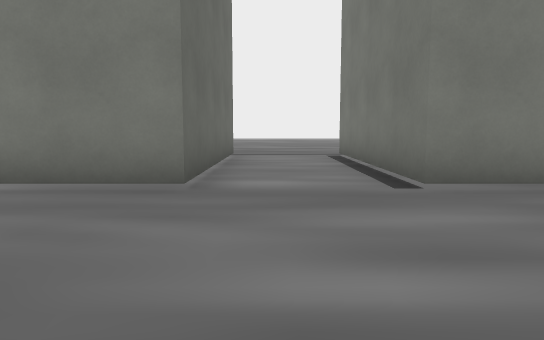
[1] (above)

17 first-person views from a walk through a level from a Godot 3-D game. The camera is 1.3 m above the floor, tilts 6° down and sees 70° across. The floor is counted in squares, 2 m on a side. Each view is taken from the middle of a square. On the plan, view 1 faces up. The plan holds only what a view shows up to about 11 squares ahead; the rest is blank. The place goes on beyond the plan. Some surface patterns are stand-ins.

[2]
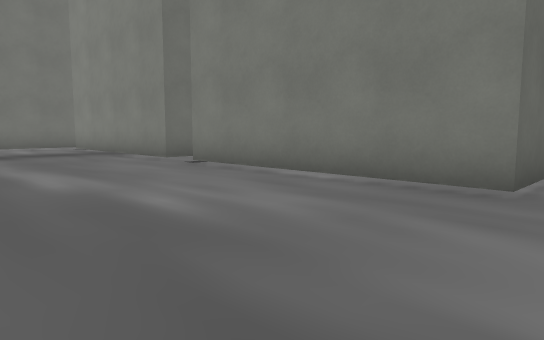

[3]
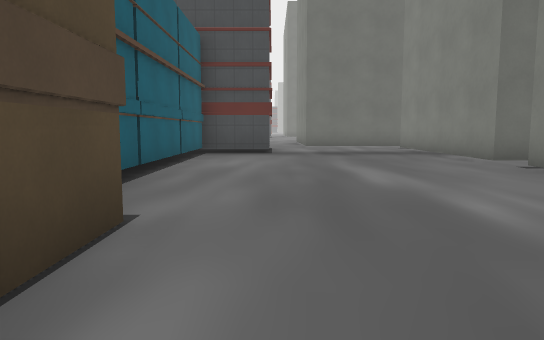

[4]
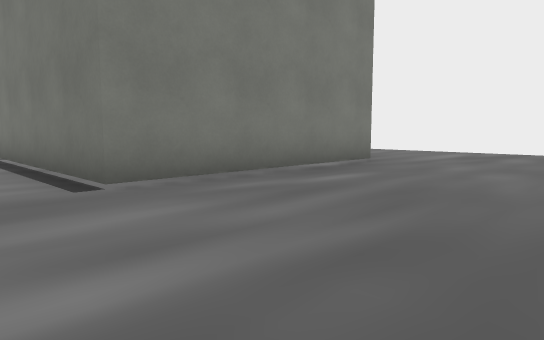

[5]
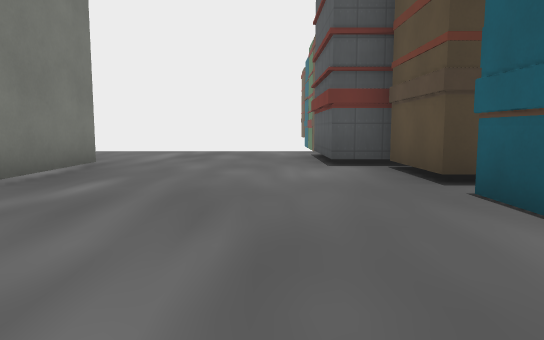

[6]
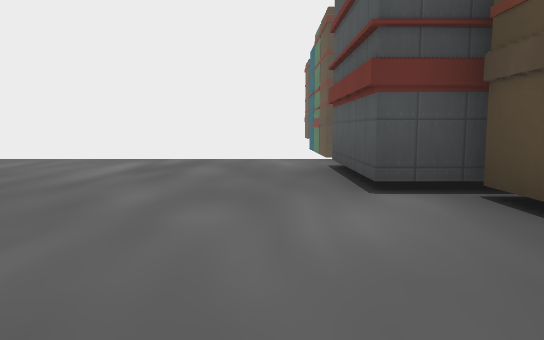

[7]
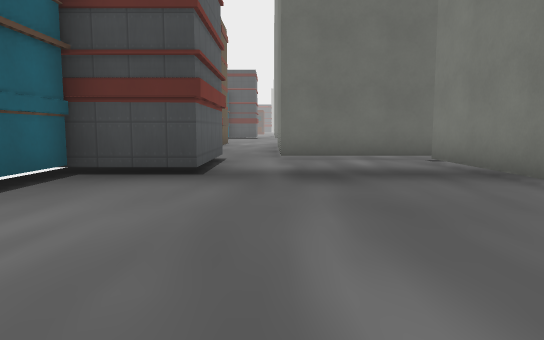

[8]
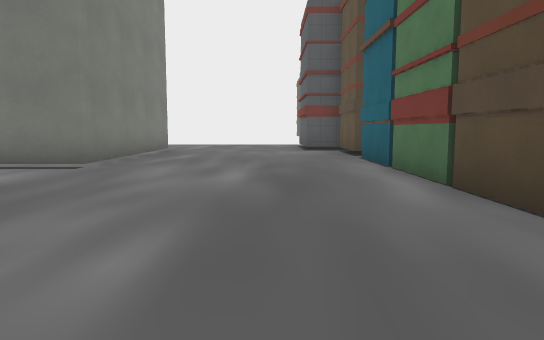

[9]
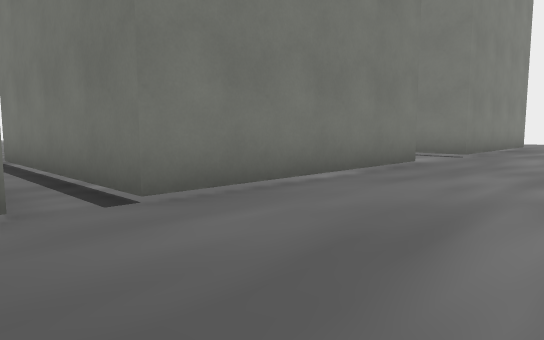

[10]
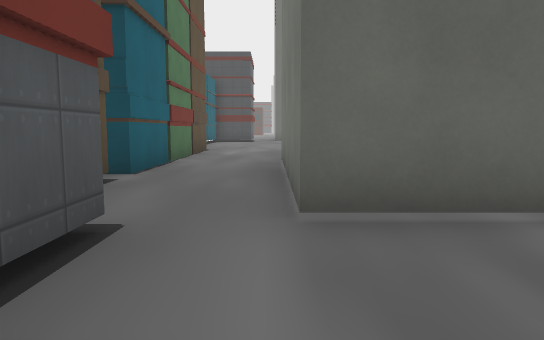

[11]
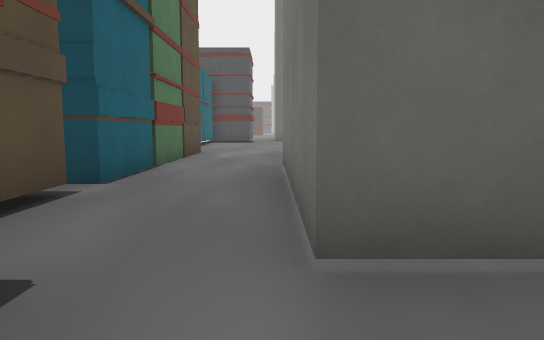

[12]
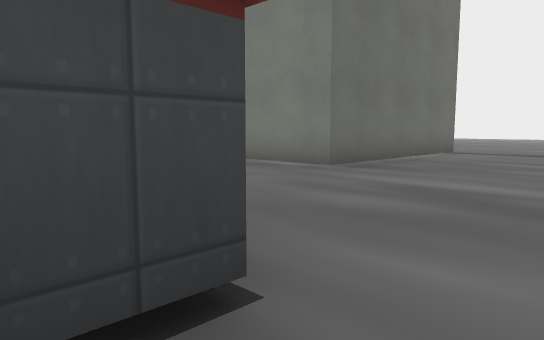

[13]
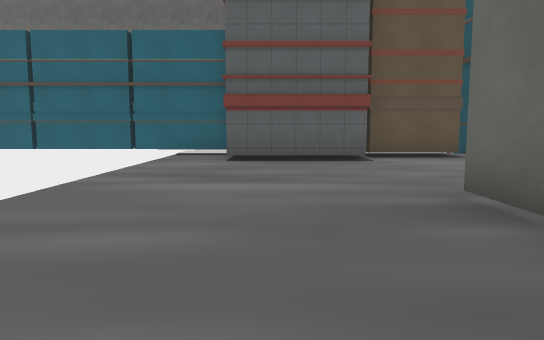

[14]
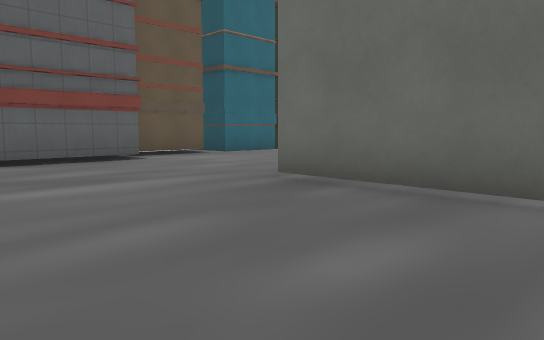

[15]
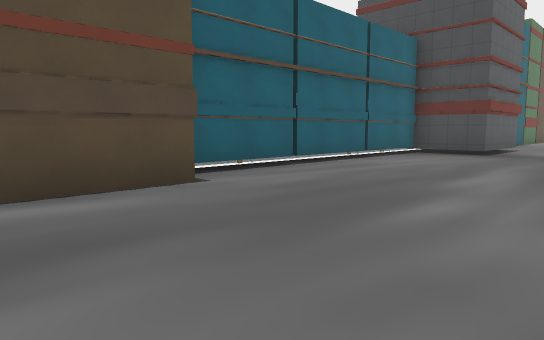

[16]
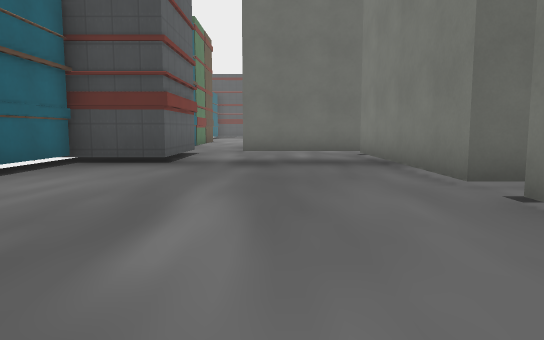

[17]
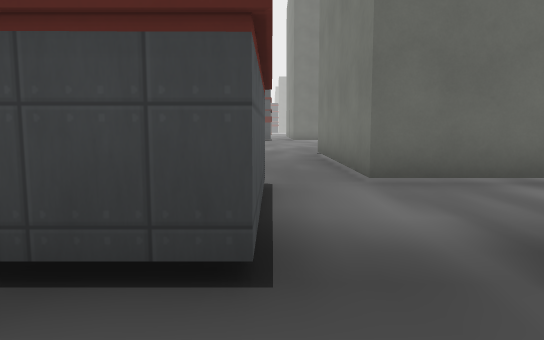

### Floor plan
Key: @ floor where view 1 was taken; # wall or solid block; . floor; B block.
Columns run from 23 left of view 1 to 12 right of it. Each row starts with its distance up from view 1.
  8                 .#    #..#    #....
  7                 .#    #..#    #....
  6                 .#    #..#    #....
  5          #B    #.##   #..##   #....
  4          #.BBBBB.B#####..B#####....
  3          #.........................
  2         ##.........................
  1 ....#####B.........................
  0 ..........###..........@......####.
 -1 #########   #........##########  #.
 -2             ##########           ###

Positions as (right, up) in squares from view 1, and headings:
1: (0, 0), facing up
2: (0, 0), facing up-left
3: (0, 0), facing left
4: (0, 0), facing up-right
5: (0, 1), facing right
6: (3, 1), facing right
7: (-5, 1), facing left
8: (-5, 1), facing right
9: (-8, 1), facing up-right
10: (-11, 1), facing left
11: (-12, 1), facing left
12: (11, -1), facing up-left
13: (9, 8), facing down
14: (11, 8), facing down-left
15: (0, 3), facing down-left
16: (-3, 2), facing left
17: (-9, 0), facing left
